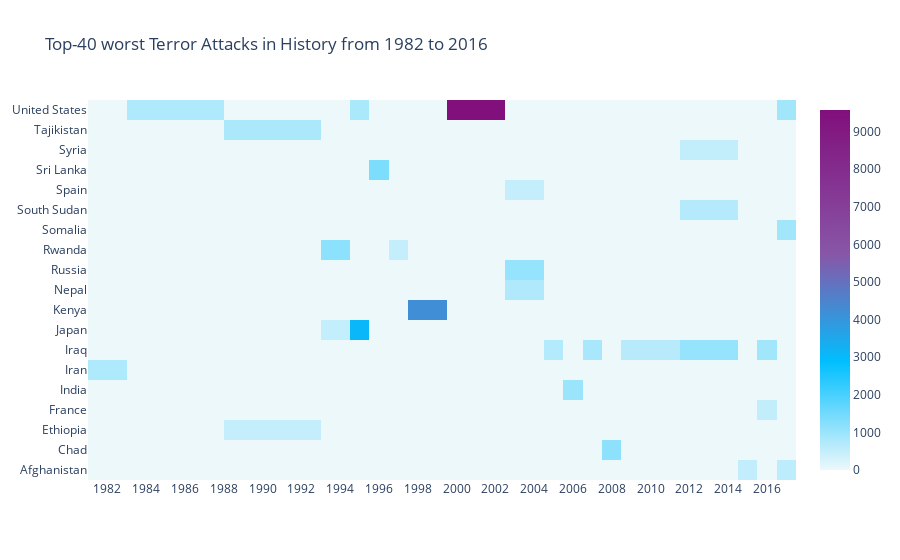

Here is the notebook cell this chart was saved with:
### Code cell
py.init_notebook_mode(connected = True)
colorscale = [[0, '#edf8fb'],[.3,'#00BFFF'],[.6,'#8856a7'],[1,'#810f7c']]
heatmap = go.Heatmap(z = heat.values, x = heat.columns, y = heat.index, colorscale = colorscale)
data = [heatmap]
layout = go.Layout(title = 'Top-40 worst Terror Attacks in History from 1982 to 2016', xaxis = dict(ticks ='', nticks = 20), yaxis = dict(ticks=''))
fig = go.Figure(data = data, layout = layout)
py.iplot(fig, filename = 'heatmap', show_link = False)

### Figure 1 — Plotly figure (JSON) as saved in the notebook; plotly's stock layout.template omitted (floating-point values rounded to 4 significant figures; data arrays with more than 128 entries replaced by an {"elided": "..."} marker saying what was removed)
{"data": [{"colorscale": [[0, "#edf8fb"], [0.3, "#00BFFF"], [0.6, "#8856a7"], [1, "#810f7c"]], "type": "heatmap", "x": [1982, 1984, 1992, 1994, 1995, 1996, 1997, 1998, 2001, 2004, 2005, 2006, 2007, 2008, 2009, 2014, 2015, 2016, 2017], "y": ["Afghanistan", "Chad", "Ethiopia", "France", "India", "Iran", "Iraq", "Japan", "Kenya", "Nepal", "Russia", "Rwanda", "Somalia", "South Sudan", "Spain", "Sri Lanka", "Syria", "Tajikistan", "United States"], "z": {"elided": "19x19 float values"}}], "layout": {"title": {"text": "Top-40 worst Terror Attacks in History from 1982 to 2016"}, "xaxis": {"nticks": 20, "ticks": ""}, "yaxis": {"ticks": ""}}}
